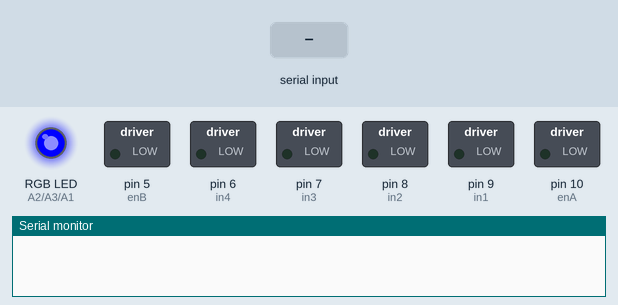
Bench run of a sketch on a simulated Arduino Uno, built with avr-gcc and run on an emulated ATmega328P. Shown: switched loads named in the sketch (green lamp = pin HIGH), an RGB LED mixed from three pins (HIGH = lit), the last lines printed to the serial monitor. Inputs (shaded band) come from the test bench.

Above: at 1.2 s.
1.3 s: "*forward" received over Serial
At 3.0 s:
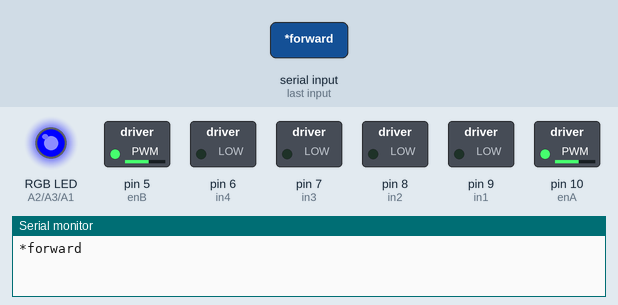
3.3 s: "*backward" received over Serial
At 3.7 s:
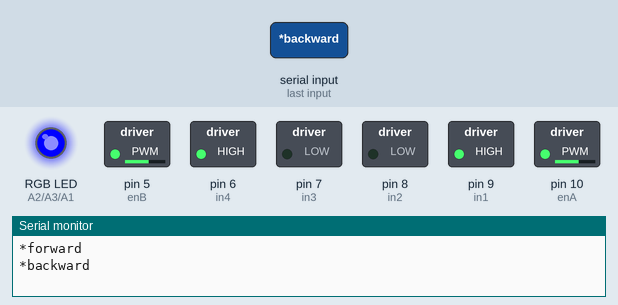
5.3 s: "*turn" received over Serial
At 7.5 s:
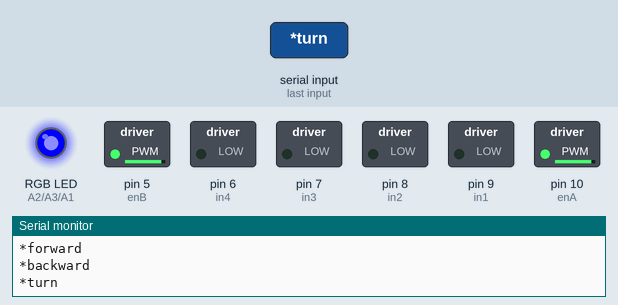
7.8 s: "*red" received over Serial
At 8.5 s:
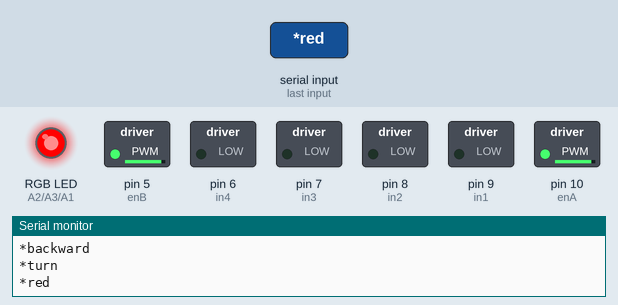
9.3 s: "*green" received over Serial
At 10.4 s:
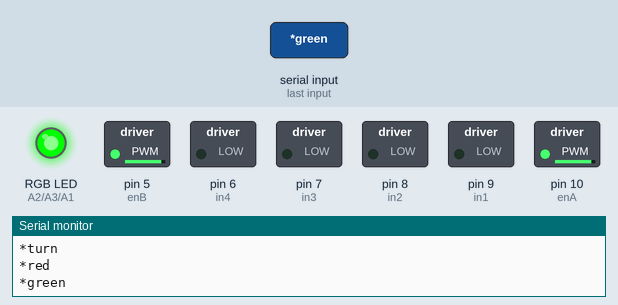
10.8 s: "*forward" received over Serial
At 12.7 s:
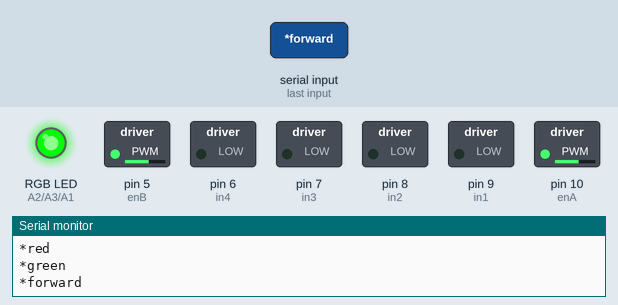
Timing chart, 0 to 13.8 s (numbered marks = the images above; inputs shaded):
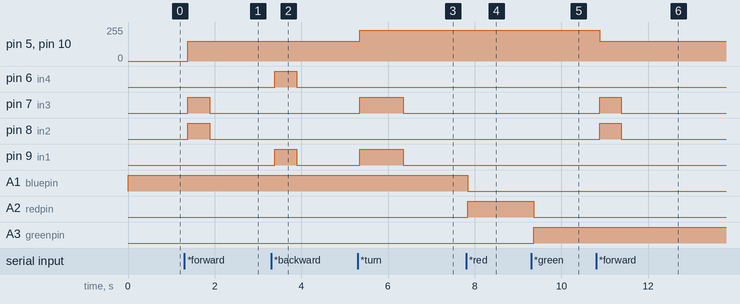

Measured:
- after the input at 1.3 s, pin 5 (enB), pin 10 (enA): 0/255 → 150/255 after 0.08 s; pin 7 (in3), pin 8 (in2): LOW → HIGH after 0.08 s, → LOW 0.50 s later
- after the input at 3.3 s, pin 6 (in4), pin 9 (in1): LOW → HIGH after 0.09 s, → LOW 0.50 s later
- after the input at 5.3 s, pin 5 (enB), pin 10 (enA): 150/255 → 230/255 after 0.05 s; pin 7 (in3), pin 9 (in1): LOW → HIGH after 0.05 s, → LOW 1.0 s later
- after the input at 7.8 s, A1 (bluepin): HIGH → LOW at once; A2 (redpin): LOW → HIGH at once
- after the input at 9.3 s, A2 (redpin): HIGH → LOW after 0.06 s; A3 (greenpin): LOW → HIGH after 0.06 s
- after the input at 10.8 s, pin 5 (enB), pin 10 (enA): 230/255 → 150/255 after 0.08 s; pin 7 (in3), pin 8 (in2): LOW → HIGH after 0.08 s, → LOW 0.50 s later

The sketch:

bluetoothVoiceControl.ino
```cpp
#include <SoftwareSerial.h>

String command;
int incomingByte = 0;


int enA = 10;//robot's right motor
int in1 = 9;
int in2 = 8;

int enB = 5;//robot's left motor
int in3 = 7;
int in4 = 6;


int bluepin=A1;//RGB LED pins
int redpin=A2;
int greenpin=A3;


void stop()
{
  digitalWrite(in1, LOW);
  digitalWrite(in2, LOW);
  digitalWrite(in3, LOW);
  digitalWrite(in4, LOW);
}

void forward()
{
  digitalWrite(in1, LOW);
  digitalWrite(in2, HIGH);

  analogWrite(enA, 150);//change speeds here 0-255

  digitalWrite(in3, HIGH);
  digitalWrite(in4, LOW);

  analogWrite(enB, 150);//change speeds here 0-255

  delay(500);//change delay value here to go more forward or less forward
  stop();
}


void backward()
{
  digitalWrite(in1, HIGH);
  digitalWrite(in2, LOW);

  analogWrite(enA, 150);//change speeds here 0-255

  digitalWrite(in3, LOW);
  digitalWrite(in4, HIGH);

  analogWrite(enB,150);//change speeds here 0-255

  delay(500);
  stop();
}

void right()
{

  digitalWrite(in1, HIGH);
  digitalWrite(in2, LOW);

  analogWrite(enA, 230);//change speeds here 0-255

  digitalWrite(in3, HIGH);
  digitalWrite(in4, LOW);

  analogWrite(enB, 230);//change speeds here 0-255
  delay(1000);
  stop();
}

void RGB (int R, int G, int B){

    analogWrite(redpin,R);
    analogWrite(greenpin,G);
    analogWrite(bluepin,B);
}

void setup() {
  RGB(0,0,255); //blue
  Serial.begin(9600);
  pinMode(enA, OUTPUT);
  pinMode(enB, OUTPUT);
  pinMode(in1, OUTPUT);
  pinMode(in2, OUTPUT);
  pinMode(in3, OUTPUT);
  pinMode(in4, OUTPUT);
}

void loop() {
  while (Serial.available()){
  delay(10);
  char instruction = Serial.read();
  if (instruction == '#') {
    break;
    }
  command = command + instruction;
  }


  if (command.length() > 0) {
    Serial.println(command);
       if (command == "*forward") {
              forward();
        }  else if (command == "*backward"){
          backward();
          } else if (command == "*turn"){
            right();
          } else if (command == "*red"){
          RGB(255,0,0);
          } else if (command == "*green"){
            RGB(0,255,0);
          } else if (command == "*blue"){
            RGB(0,0,255);
          }


command ="";
  }

}
```
